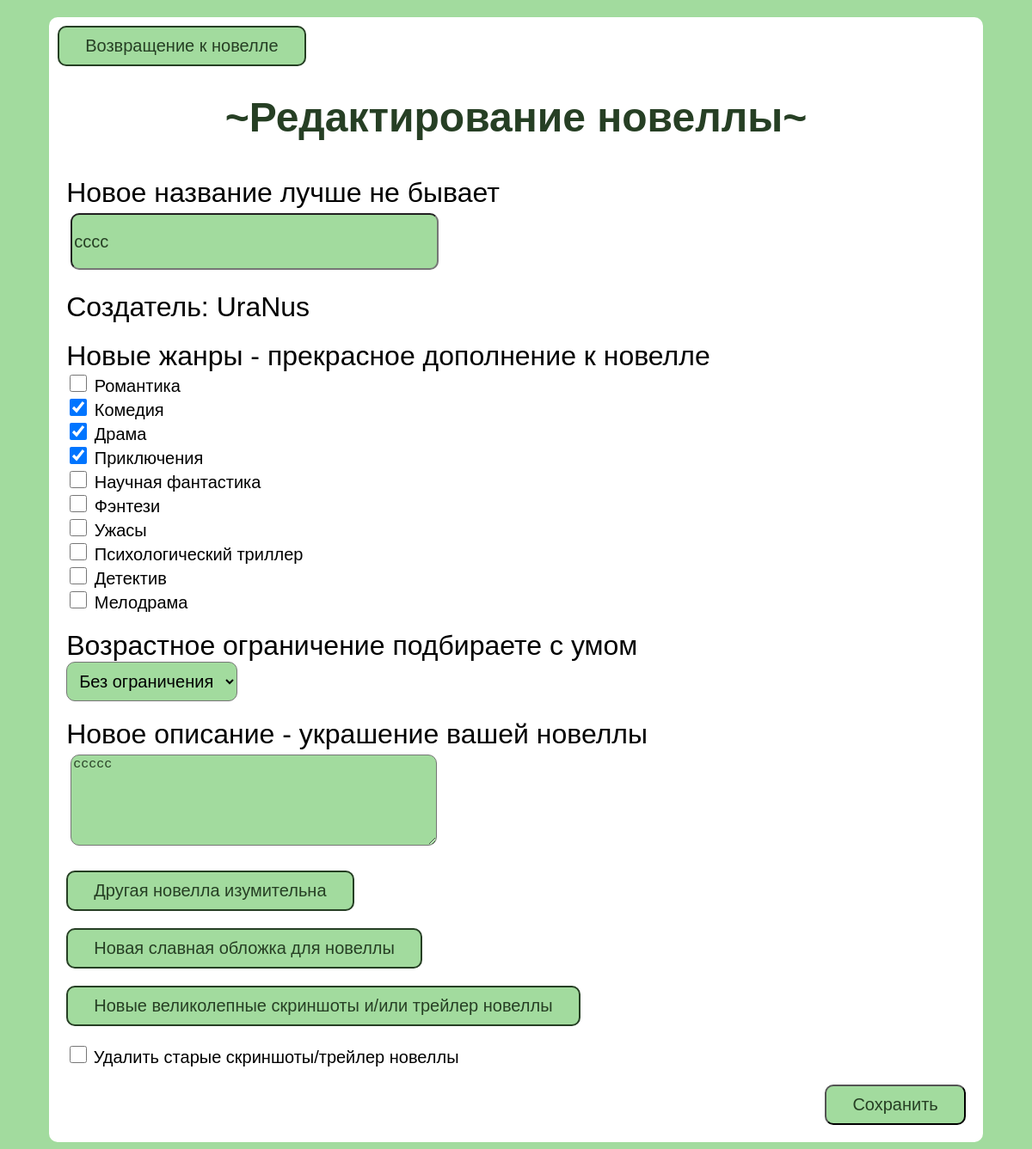
/edit_novel/8 (signed in), run on the app's committed database.
### data/novels.py (models this page shows)
class Novel(SqlAlchemyBase):
    __tablename__ = 'novels'
    id = sqlalchemy.Column(sqlalchemy.Integer, primary_key=True, autoincrement=True)
    name = sqlalchemy.Column(sqlalchemy.String)
    description = sqlalchemy.Column(sqlalchemy.String)
    creation_date = sqlalchemy.Column(sqlalchemy.Date, default=datetime.date.today)
    archive_url = sqlalchemy.Column(sqlalchemy.String)
    user_id = sqlalchemy.Column(sqlalchemy.Integer, sqlalchemy.ForeignKey("users.id"))
    user = orm.relationship('User')
    age_limit_id = sqlalchemy.Column(sqlalchemy.Integer, sqlalchemy.ForeignKey("age_limits.id"))
    age_limit = orm.relationship('AgeLimit')
    novels_genres = orm.relationship('NovelGenre', back_populates='novel')
    novel_avatar = sqlalchemy.Column(sqlalchemy.String)
    novels_pics = orm.relationship('NovelsPics', back_populates='novel')

### data/users.py (models this page shows, shortened)
class User(SqlAlchemyBase):
    __tablename__ = 'users'
    id = sqlalchemy.Column(sqlalchemy.Integer, primary_key=True, autoincrement=True)
    username = sqlalchemy.Column(sqlalchemy.String)
    email = sqlalchemy.Column(sqlalchemy.String, unique=True)
    hashed_password = sqlalchemy.Column(sqlalchemy.String)
    avatar = sqlalchemy.Column(sqlalchemy.String)
    birth_date = sqlalchemy.Column(sqlalchemy.Date)
    modified_date = sqlalchemy.Column(sqlalchemy.DateTime, default=datetime.datetime.now)
    novels = orm.relationship('Novel', back_populates='user')

### data/genres.py (models this page shows)
class Genre(SqlAlchemyBase):
    __tablename__ = "genres"
    id = sqlalchemy.Column(sqlalchemy.Integer, primary_key=True, autoincrement=True)
    name = sqlalchemy.Column(sqlalchemy.String)
    description = sqlalchemy.Column(sqlalchemy.String)
    novels_genres = orm.relationship('NovelGenre', back_populates='genre')

### main.py (the view, shortened to what this page needs)
@app.route('/edit_novel/<int:id_novel>', methods=['GET', 'POST'])
def edit_novel(id_novel):
    if 'user_id' not in session:
        return redirect('/login')
    db_sess = db_session.create_session()
    user = db_sess.query(User).filter_by(id=session['user_id']).first()
    novel = db_sess.query(Novel).filter_by(id=id_novel).first()
    if novel is None:
        return redirect('/error')
    if user.id != novel.user_id:
        return redirect('/')
    age_limit = db_sess.query(AgeLimit).all()
    all_genre = db_sess.query(Genre).all()
    novel_genres = db_sess.query(NovelGenre).filter_by(novel_id=novel.id).all()
    form = EditNovel(obj=novel)
    form.age_limit.choices = [(al.id, al.name) for al in age_limit]
    form.genre.choices = [(g.id, g.name) for g in all_genre]
    if request.method == 'GET':
        form.age_limit.data = novel.age_limit_id
        form.genre.data = [g.genre_id for g in novel_genres]
        form.desc.data = novel.description
    return render_template('edit_novel.html', title='Редактирование лучшей новеллы', form=form,
                           user=user, username=user.username, nusername=novel.user.username, novel_id=id_novel)

### forms/simple_search.py
class SimpleSearch(FlaskForm):
    simple_search = StringField()
    submit = SubmitField('🔍')

### forms/edit_novel.py
class EditNovel(FlaskForm):
    name = StringField('Новое название лучше не бывает')
    genre = SelectMultipleField('Новые жанры - прекрасное дополнение к новелле', coerce=int, option_widget=CheckboxInput(), widget=ListWidget(prefix_label=False))
    age_limit = SelectField('Возрастное ограничение подбираете с умом', coerce=int)
    desc = TextAreaField('Новое описание - украшение вашей новеллы')
    novel_ava = FileField('Новая славная обложка для новеллы',
                          validators=[FileAllowed(['png', 'jpg', 'jpeg'], 'Поддерживаем только форматы изображений')])
    novel_arch = FileField('Другая новелла изумительна',
                           validators=[FileAllowed(['zip', 'rar', '7z'], 'Поддерживаем только форматы .zip, .rar, .7z')])
    novel_pics = MultipleFileField('Новые великолепные скриншоты и/или трейлер новеллы',
                                   validators=[FileAllowed(['jpg', 'jpeg', 'png', 'gif', 'mp4', 'avi', 'mov', 'mkv'],
                    'Поддерживаем только форматы изображений или видео (jpg, jpeg, png, gif, mp4, avi, mov, mkv)')])
    del_old_scr = BooleanField('Удалить старые скриншоты/трейлер новеллы')
    submit = SubmitField('Сохранить')

### data/db_session.py (called while the page is built)
def create_session() -> Session:
    global __factory
    return __factory()

### main.py (called while the page is built)
@app.context_processor
def inject_search_form():
    return dict(search_form=SimpleSearch())

@app.before_request
def handle_search():
    form = SimpleSearch()
    if form.validate_on_submit() and 'simple_search' in request.form:
        query = form.simple_search.data
        return redirect(url_for('main_page', q=query))

### templates/edit_novel.html (shortened to what this page needs)
{% extends "form_base.html" %}
{% block content %}
    <form class="parent" action="" method="post" enctype="multipart/form-data">
        <div>
            <a style="text-align:center;" class="custom-file-label" href="/novel_profile/{{novel_id}}">Возвращение к новелле</a>
        </div>
        <h1>~Редактирование новеллы~</h1>
        <div class="child">
        {{form.name.label}}<br>
        {{form.name(class="text_field", type="text")}}
        </div>
        <div class="child">
        <label>Создатель: {{nusername}}</label>
        </div>
        <div class="child">
        {{form.genre.label}}
        {% for gen in form.genre %}
            <div style="font-size:20px;"> {{gen(class="checkbox")}} {{gen.label.text}}</div>
        {% endfor %}
        </div>
        <div class="child">
        {{form.age_limit.label}}<br>
        {{form.age_limit()}}
        </div>
        <div class="child">
        {{form.desc.label}}<br>
        {{form.desc(class="text_area")}}
        </div>
        <div class="child">
        {{form.novel_arch.label(class="custom-file-label")}}
        </div>
        <div class="child">
        {{form.novel_ava.label(class="custom-file-label")}}
        </div>
        <div class="child">
        {{form.novel_pics.label(class="custom-file-label")}}
        </div>
        <div class="child">
        {{form.del_old_scr(class="checkbox")}} {{form.del_old_scr.label(style="font-size:20px")}}
        </div>
        <div class="child" style="text-align:right;">
        {{form.submit(class="button", type="submit")}}
        </div>
    </form>
{% endblock %}

### static/css/form_base.css (style rules this page uses)
form { border-radius: 10px; font-family: "Kelly Slab", sans-serif; width: 90%; max-width: 1200px; margin: 20px auto; padding: 30px; background-color: white; }
h1 { text-align: center; font-family: "Kelly Slab", sans-serif; color: #263f24; font-size: 48px; }
.parent { display: flex; flex-direction: column; padding: 10px; }
.child { padding: 10px; }
.text_field { background-color: #A2DB9E; border-radius: 10px; height: 60px; width: 420px; font-size: 20px; text-align: left; color: #263f24; margin: 5px; }
.text_area { background-color: #A2DB9E; border-radius: 10px; height: 100px; width: 420px; font-size: 15px; text-align: left; color: #263f24; margin: 5px; }
.checkbox { width: 20px; height: 20px; }
label { font-size: 32px; text-align: center; color: #000; }
input::placeholder { color: #263f24; }
.text_area::placeholder { color: #263f24; }
.button { background-color: #A2DB9E; font-size: 20px; text-align: center; border-radius: 10px; color: #263f24; padding: 10px 30px; }
.custom-file-label { display: inline-block; background-color: #A2DB9E; color: #263f24; padding: 10px 30px; border: 1px; border-radius: 10px; font-size: 20px; font-family: "Kelly Slab", sans-serif; cursor: pointer; text-decoration: none; border-width: 2px; border-style: solid; border-color:#263f24; }
select { background-color: #A2DB9E; border-radius: 10px; font-size: 20px; font-family: "Kelly Slab", sans-serif; padding: 10px 10px; }

### data on the page
Novel: name "cccc", age_limit "Без ограничения"
User: username "UraNus"
Genre: label.text "Романтика"
Genre: label.text "Комедия"
Genre: label.text "Драма"
Genre: label.text "Приключения"
Genre: label.text "Научная фантастика"
Genre: label.text "Фэнтези"
Genre: label.text "Ужасы"
Genre: label.text "Психологический триллер"
Genre: label.text "Детектив"
Genre: label.text "Мелодрама"
